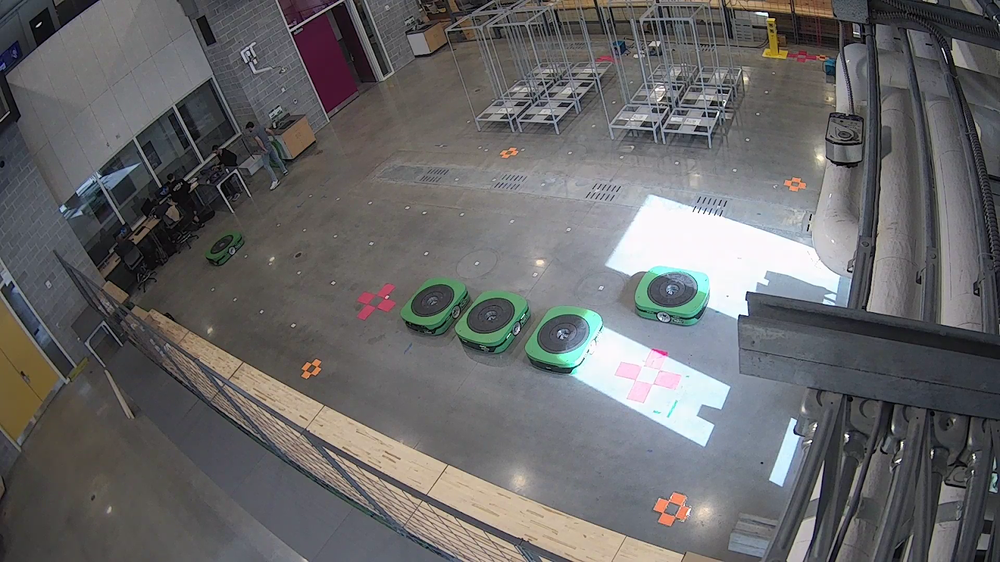
#> input picture examples/image1.PNG, 1000 x 562 px, shrunk from 1600 x 900 before the run, found by its file name
$ python hello.py
#> lines starting #> are read from the running program, lines starting #| are printed output that depends on the picture
import cv2
import numpy as np

# Load the images
image1 = cv2.imread('image1.png', cv2.IMREAD_GRAYSCALE)
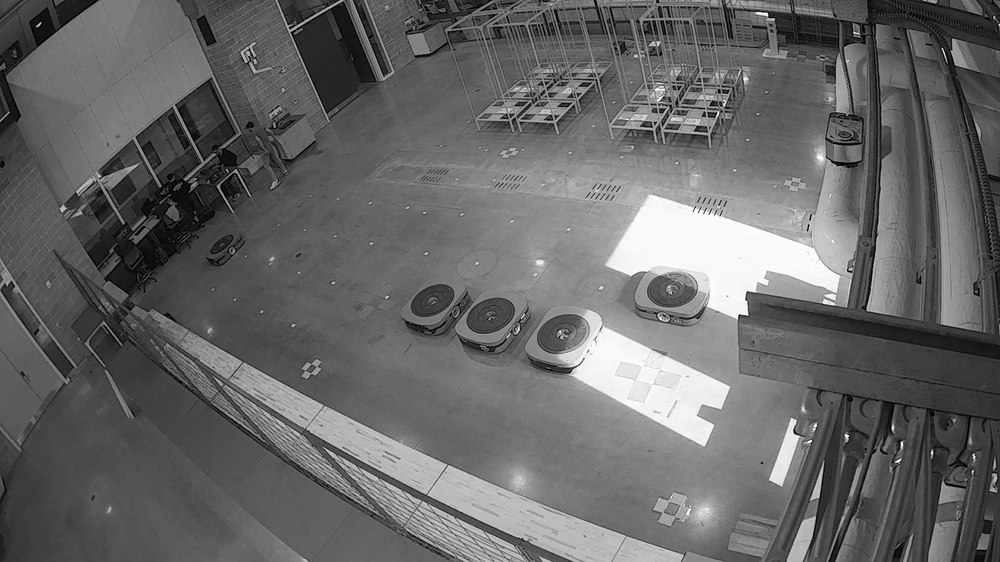
#> image1: shape (562, 1000); min 0, max 255, mean 103
image2 = cv2.imread('image2.png', cv2.IMREAD_GRAYSCALE)
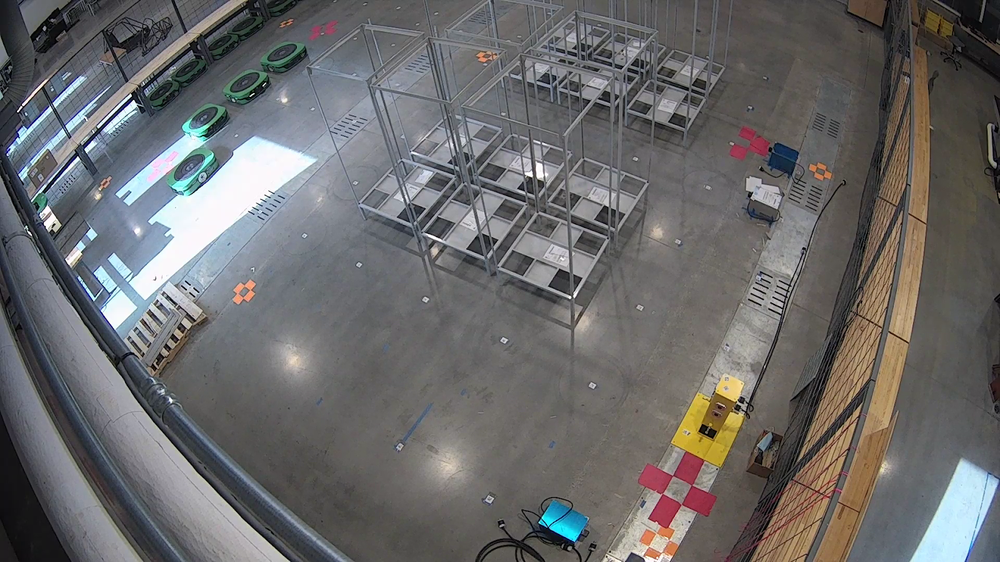
#> input picture examples/image2.PNG, 1000 x 562 px, shrunk from 1600 x 900 before the run, found by its file name
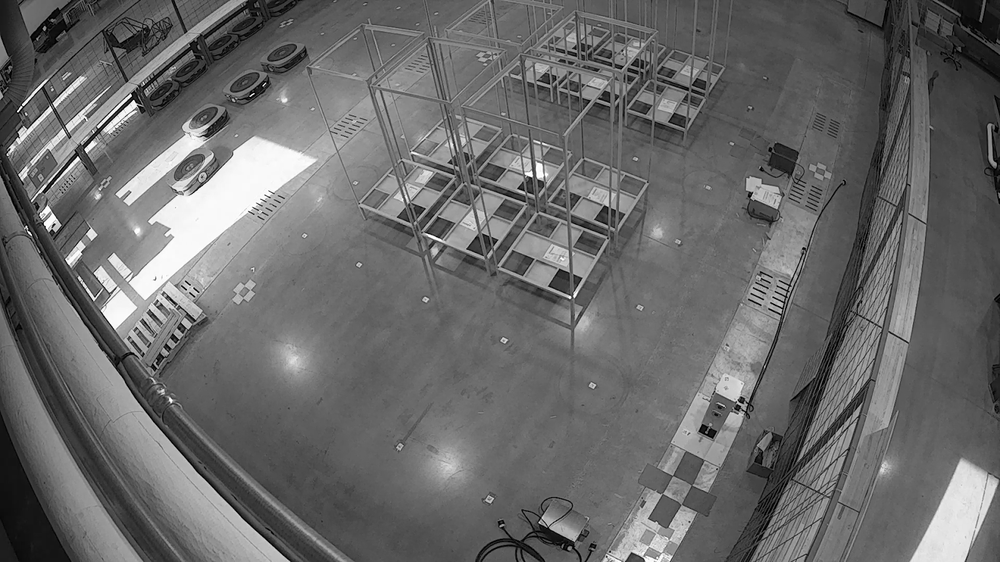
#> image2: shape (562, 1000); min 0, max 255, mean 105.7

# FEATURE DETECTIION AND EXTRACTION-----------------------------------------------------

# SIFT  -----------------------------------------------------------------------
# Initialize the feature detector and extractor (e.g., SIFT)
sift = cv2.SIFT_create()

# Detect keypoints and compute descriptors for both images
keypoints1, descriptors1 = sift.detectAndCompute(image1, None)
#> keypoints1 = 1640 keypoints; strongest (x, y, size): (932, 453, 1.9), (847, 436, 2.6), (766, 14, 2.5), (815, 425, 2)
keypoints2, descriptors2 = sift.detectAndCompute(image2, None)
#> keypoints2 = 2077 keypoints; strongest (x, y, size): (130, 96, 2), (570, 297, 2), (98, 126, 2), (171, 400, 2.7)
#-------------------------------------------------------------------------------

# ORB -----------------------------------------------------------------------
#uncomment the lines of code to run ORB
# Initialize the feature detector and extractor (e.g., ORB)
#orb = cv2.ORB_create()

# Detect keypoints and compute descriptors for both images
#keypoints1, descriptors1 = orb.detectAndCompute(image1, None)
#keypoints2, descriptors2 = orb.detectAndCompute(image2, None)
#-------------------------------------------------------------------------------

# SURF -----------------------------------------------------------------------
#uncomment the lines of code
# Initialize the feature detector and extractor (e.g., ORB)
#surf = cv2.SURF_create()

# Detect keypoints and compute descriptors for both images
#keypoints1, descriptors1 = surf.detectAndCompute(image1, None)
#keypoints2, descriptors2 = surf.detectAndCompute(image2, None)
#-------------------------------------------------------------------------------

# Draw keypoints on the images
image1_keypoints = cv2.drawKeypoints(image1, keypoints1, None)
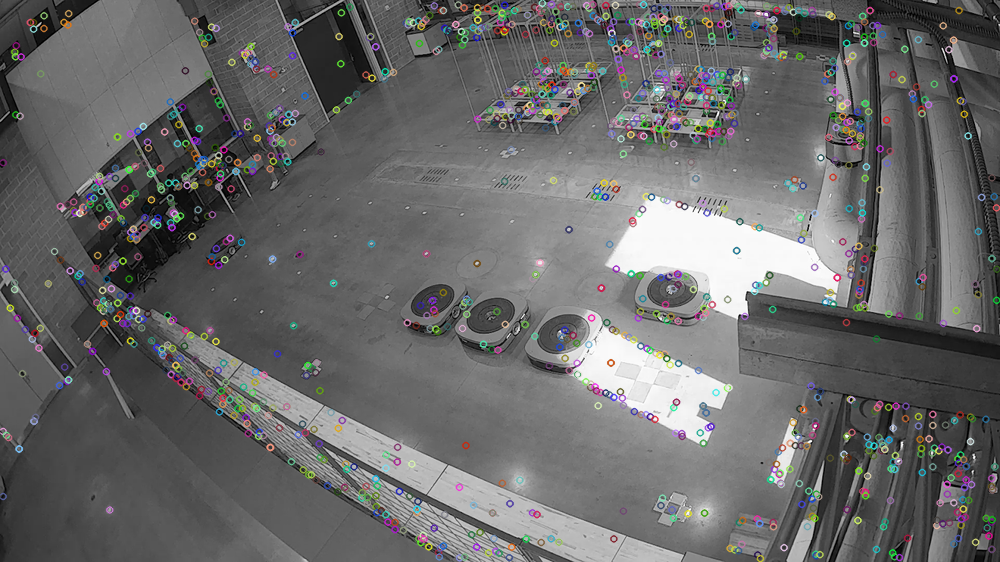
#> image1_keypoints: shape (562, 1000, 3); mean of channels 0, 1, 2 104.7, 104.7, 104.8; drawn as B, G, R
image2_keypoints = cv2.drawKeypoints(image2, keypoints2, None)
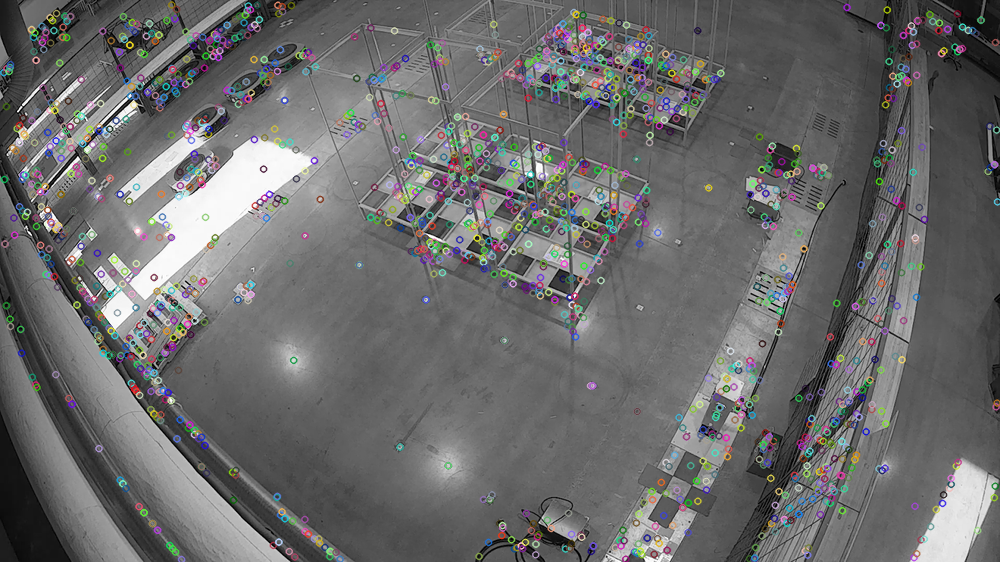
#> image2_keypoints: shape (562, 1000, 3); mean of channels 0, 1, 2 107.2, 107.2, 107.1; drawn as B, G, R


# Display the images with keypoints
cv2.imshow('Image 1 with Keypoints', image1_keypoints)
cv2.imshow('Image 2 with Keypoints', image2_keypoints)

# FEATURE MATCHING ----------------------------------------------------------------
# Initialize the feature matcher using brute-force matching
bf = cv2.BFMatcher(cv2.NORM_L2, crossCheck=True)

# Match the descriptors using brute-force matching
matches_bf = bf.match(descriptors1, descriptors2)
#> matches_bf = 460 matches


# Sort the matches by distance (lower is better)
matches_bf = sorted(matches_bf, key=lambda x: x.distance)

# Draw the top N matches
num_matches = 50
image_matches_bf = cv2.drawMatches(image1, keypoints1, image2, keypoints2, matches_bf[:num_matches], None)
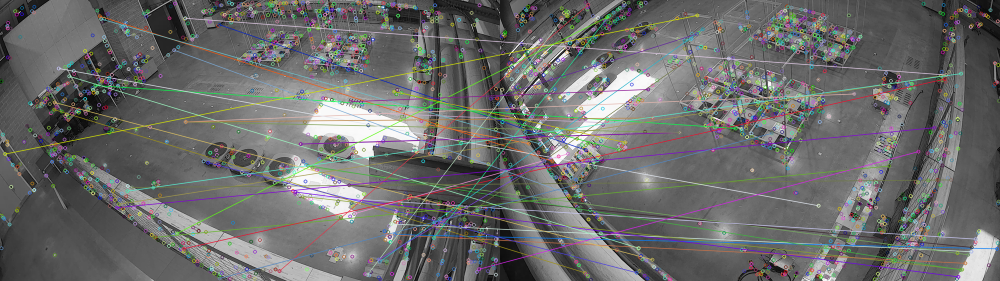
#> image_matches_bf: shape (562, 2000, 3) (shown at 1/2 size); mean of channels 0, 1, 2 107, 107.7, 107.3; drawn as B, G, R

# Initialize the feature matcher using FLANN matching
index_params = dict(algorithm=0, trees=5)
search_params = dict(checks=50)
flann = cv2.FlannBasedMatcher(index_params, search_params)

# Match the descriptors using FLANN matching
matches_flann = flann.match(descriptors1, descriptors2)
#> matches_flann = 1640 matches

# Sort the matches by distance (lower is better)
matches_flann = sorted(matches_flann, key=lambda x: x.distance)

# Draw the top N matches
image_matches_flann = cv2.drawMatches(image1, keypoints1, image2, keypoints2, matches_flann[:num_matches], None)
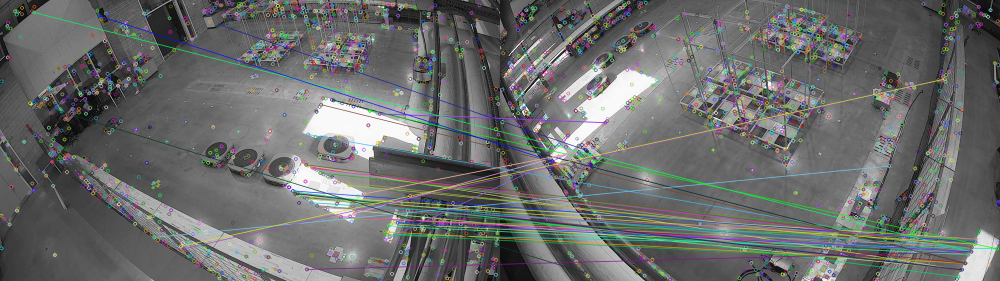
#> image_matches_flann: shape (562, 2000, 3) (shown at 1/2 size); mean of channels 0, 1, 2 106.9, 107.7, 106; drawn as B, G, R

# Display the images with matches
cv2.imshow('Brute-Force Matching', image_matches_bf)
cv2.imshow('FLANN Matching', image_matches_flann)
cv2.waitKey(0)
cv2.destroyAllWindows()
